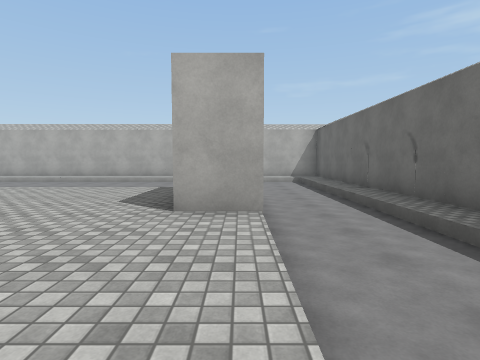
View 1 (above)

24 first-person views from a walk through a Unity game level. The camera is 1.3 m above the floor, tilts 4° down and sees 80° across. The floor is counted in squares, 2 m on a side. Each view is taken from the middle of a square. On the plan, view 1 faces up. The plan holds only what a view shows up to about 9 squares ahead; the rest is blank. The place goes on beyond the plan. Surface patterns are stand-ins for the level's own textures.

View 2
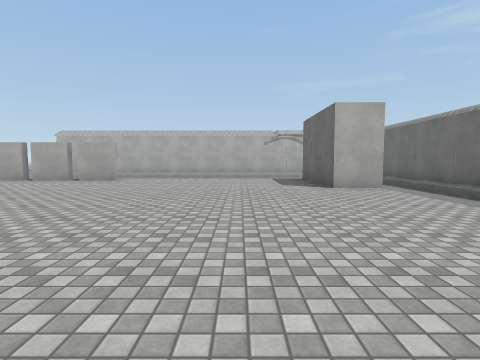

View 3
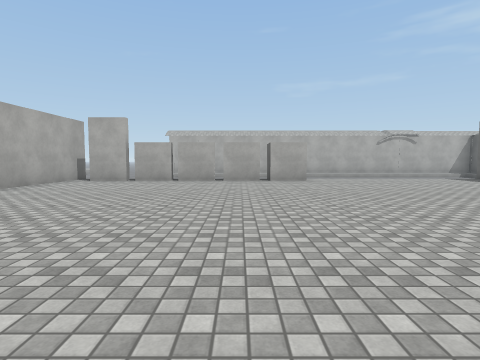

View 4
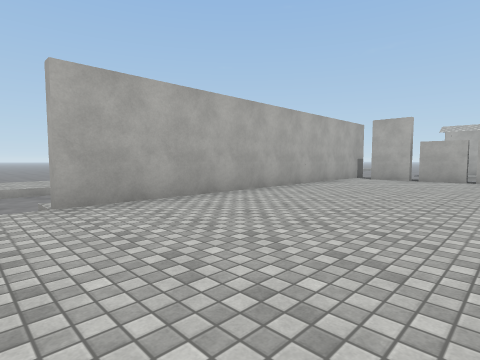

View 5
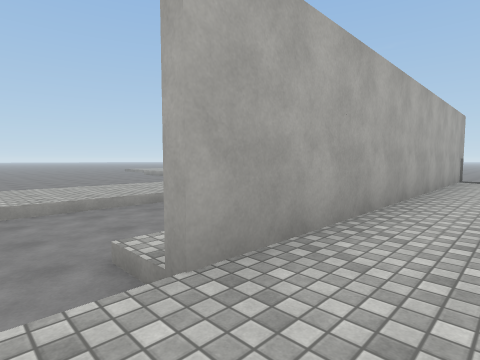

View 6
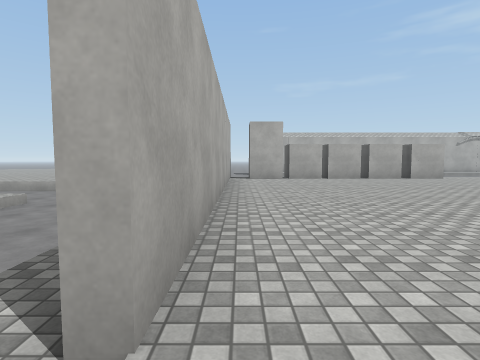

View 7
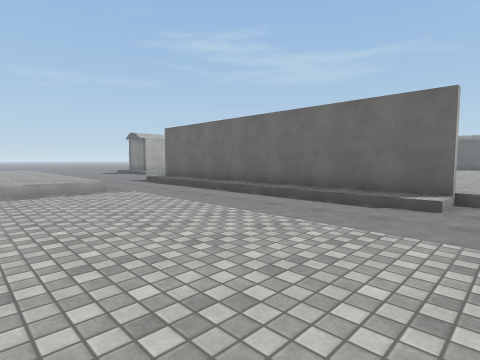

View 8
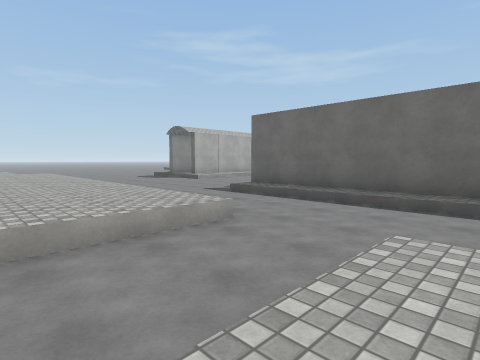

View 9
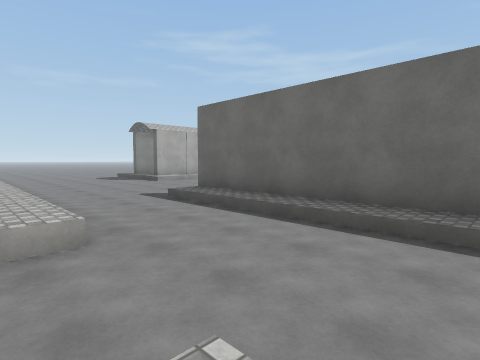

View 10
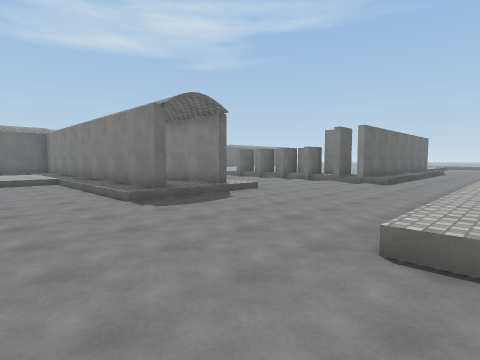

View 11
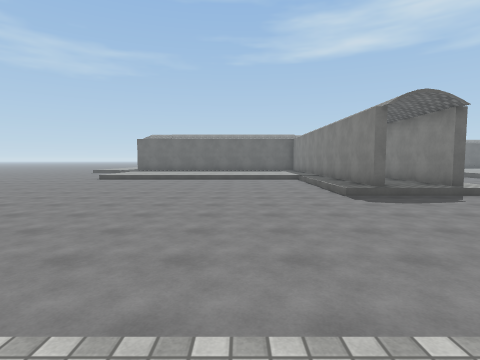

View 12
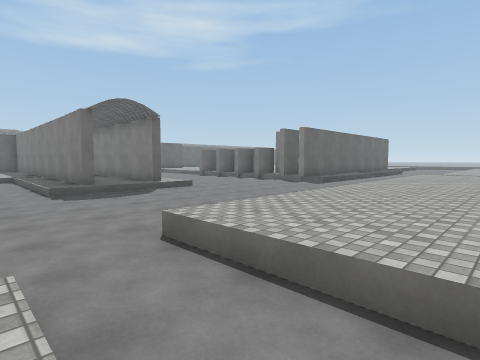

View 13
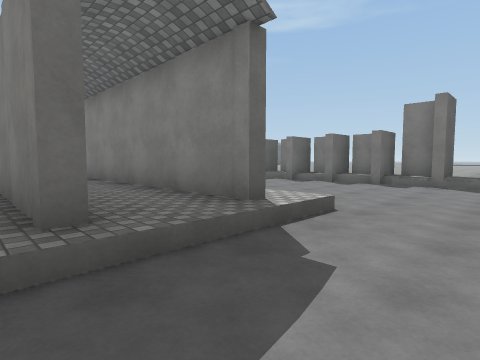

View 14
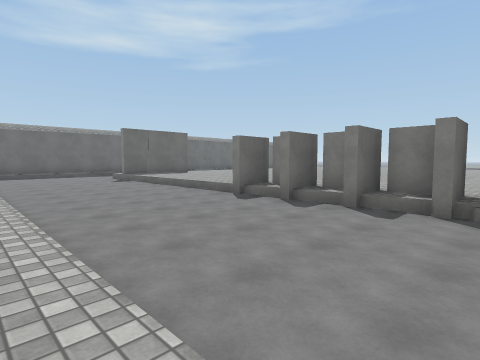

View 15
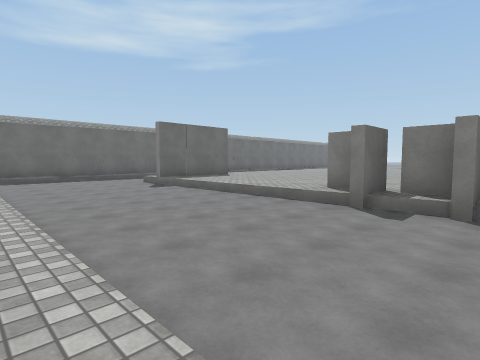

View 16
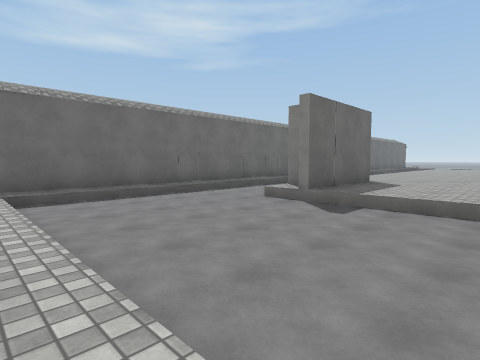

View 17
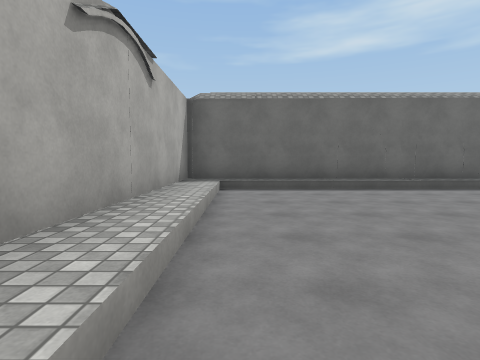

View 18
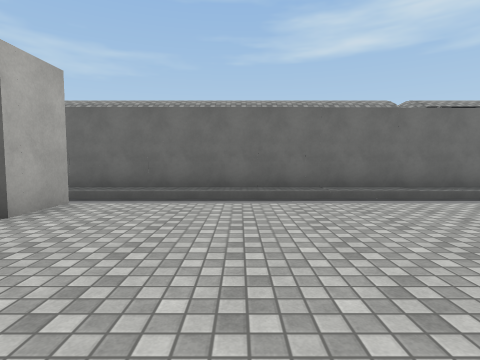

View 19
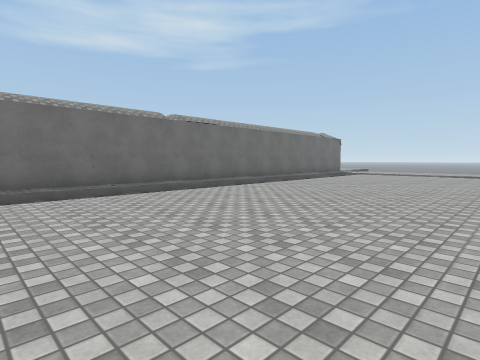

View 20
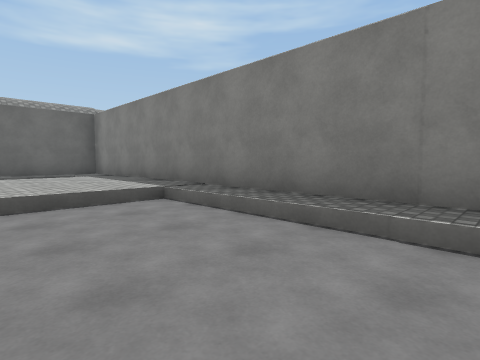

View 21
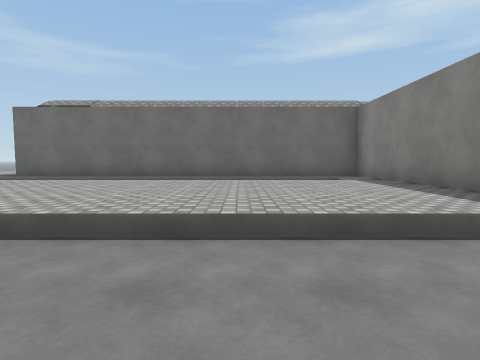

View 22
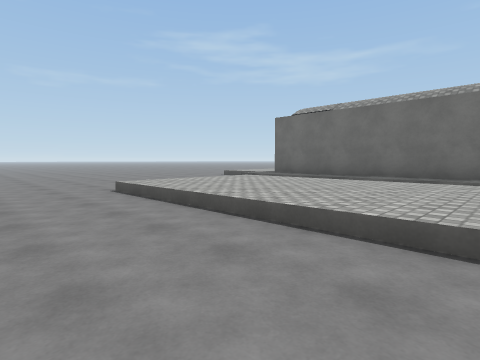

View 23
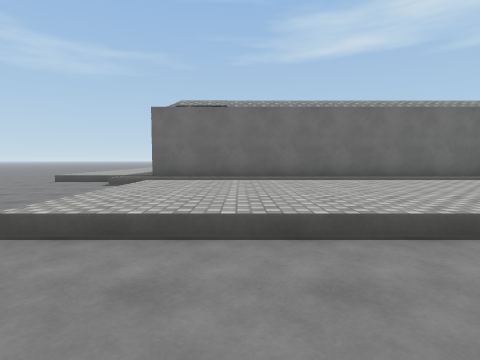

View 24
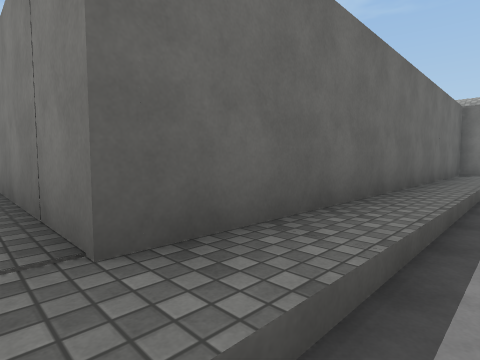

### Floor plan
Key: @ floor where view 1 was taken; # wall or solid block; x gap in a wall; . main floor; : floor 0.5 m higher than the main floor; / step, stairs or slope; ^ raised ledge.
Columns run from 21 left of view 1 to 4 right of it. Each row starts with its distance up from view 1.
 25          .. .......#####
 24         ... ..////.#
 23        .......::::.#
 22      .........::::.#
 21     ..........::::.#
 20    ...........::::.#
 19   /...........:::: #
 18  :/...........:::: #
 17 ///...........:::: #:
 16 ..............:::: #:
 15 ^^^^..../###########
 14 ^^^^..../:::       :
 13 ^^^^..../######    #######
 12 ^^^^..../::::::::::::::::#
 11  ^^^....................:#
 10  ^^^....................:#
  9  ^^^....................:#
  8  ^^^....................:#
  7  ^^^..#x####.#////////..:#
  6 ^^^^..#:#######::::::#..:#
  5 ^^^^..#:::::::::::::##..:#
  4 ^^^^..#:::::::::::::##..:#
  3 ......#:::::::::::::::..:#
  2 ///...#:::::::::::::::..:#
  1 /::...#:::::::::::::::..:#
  0 /::...#::::::::::::::@ .:#
 -1 /::...#:::::::: :::::: .:#
 -2 /::...#:::::::  :::::: .:#
 -3 /::...#::::::   :::::: .:#
 -4 /::....:::::     ::::: .:#

Positions as (right, up) in squares from view 1, and headings:
1: (0, 0), facing up
2: (-3, -3), facing up
3: (-9, -3), facing up
4: (-10, -4), facing up-left
5: (-13, -4), facing up-left
6: (-14, -4), facing up
7: (-21, -4), facing up-right
8: (-21, 1), facing up-right
9: (-19, 1), facing up-right
10: (-19, 18), facing down-right
11: (-20, 18), facing right
12: (-21, 17), facing down-right
13: (-15, 15), facing down-right
14: (-13, 12), facing down-right
15: (-10, 12), facing down-right
16: (-4, 12), facing down-right
17: (-4, 11), facing right
18: (-4, 1), facing right
19: (-5, 2), facing down-right
20: (-12, 18), facing down-right
21: (-10, 18), facing right
22: (-10, 18), facing up-right
23: (-10, 22), facing right
24: (-3, 25), facing down-right
